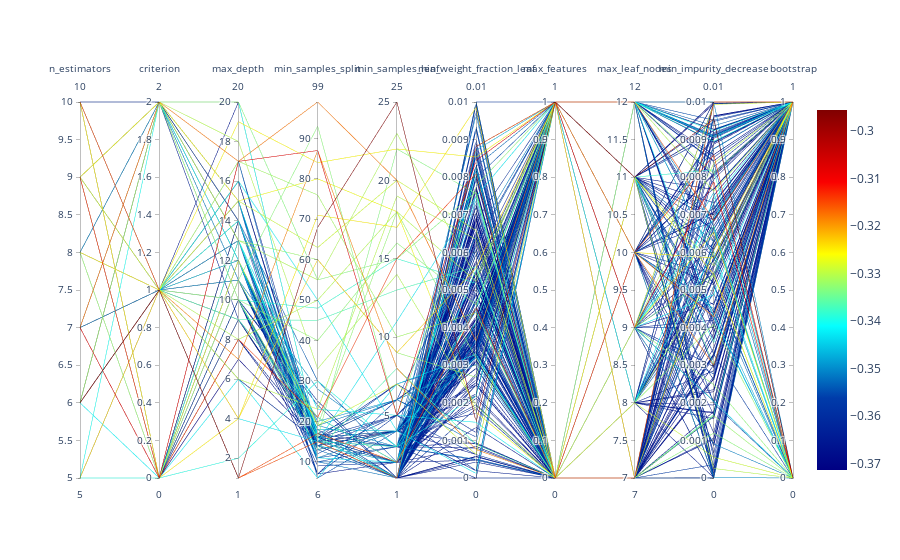

This figure's notebook cell:
### Markdown cell above
## Parallel Coordinates Plot

### Code cell
spot_tuner.parallel_plot()

### Figure 1 — Plotly figure (JSON) as saved in the notebook; plotly's stock layout.template omitted (floating-point values rounded to 4 significant figures; data arrays with more than 128 entries replaced by an {"elided": "..."} marker saying what was removed)
{"data": [{"dimensions": [{"label": "n_estimators", "range": [5, 10], "values": {"elided": "514 int values"}}, {"label": "criterion", "range": [0, 2], "values": {"elided": "514 int values"}}, {"label": "max_depth", "range": [1, 20], "values": {"elided": "514 int values"}}, {"label": "min_samples_split", "range": [6, 99], "values": {"elided": "514 int values"}}, {"label": "min_samples_leaf", "range": [1, 25], "values": {"elided": "514 int values"}}, {"label": "min_weight_fraction_leaf", "range": [0, 0.01], "values": {"elided": "514 float values"}}, {"label": "max_features", "range": [0, 1], "values": {"elided": "514 int values"}}, {"label": "max_leaf_nodes", "range": [7, 12], "values": {"elided": "514 int values"}}, {"label": "min_impurity_decrease", "range": [0, 0.01], "values": {"elided": "514 float values"}}, {"label": "bootstrap", "range": [0, 1], "values": {"elided": "514 int values"}}], "line": {"cmax": -0.2956, "cmin": -0.3714, "color": {"elided": "514 float values"}, "colorscale": [[0, "rgb(0,0,131)"], [0.2, "rgb(0,60,170)"], [0.4, "rgb(5,255,255)"], [0.6, "rgb(255,255,0)"], [0.8, "rgb(250,0,0)"], [1, "rgb(128,0,0)"]], "showscale": true}, "type": "parcoords"}], "layout": {}}
